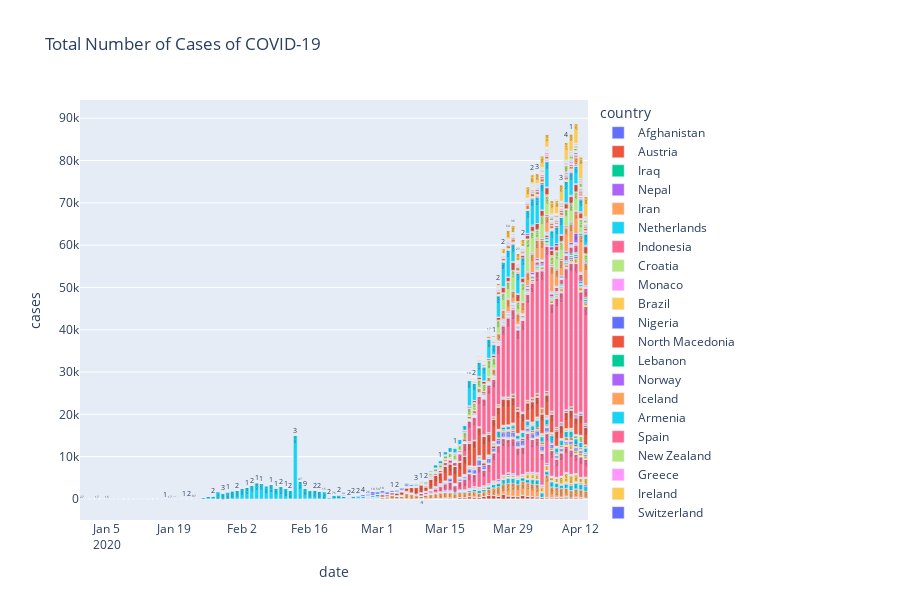

Notebook code cell kept with this figure:
### Markdown cell above
# Bar Graph

### Code cell
#creating a bar graph to show the spike in cases
bar_data = data.groupby(['country', 'date'])['country', 'deaths', 'cases'].sum().reset_index().sort_values('date', ascending=True)

fig = px.bar(bar_data, x="date", y="cases", color='country', text = 'cases', orientation='v', height=600,
             title='Total Number of Cases of COVID-19')
fig.show()
